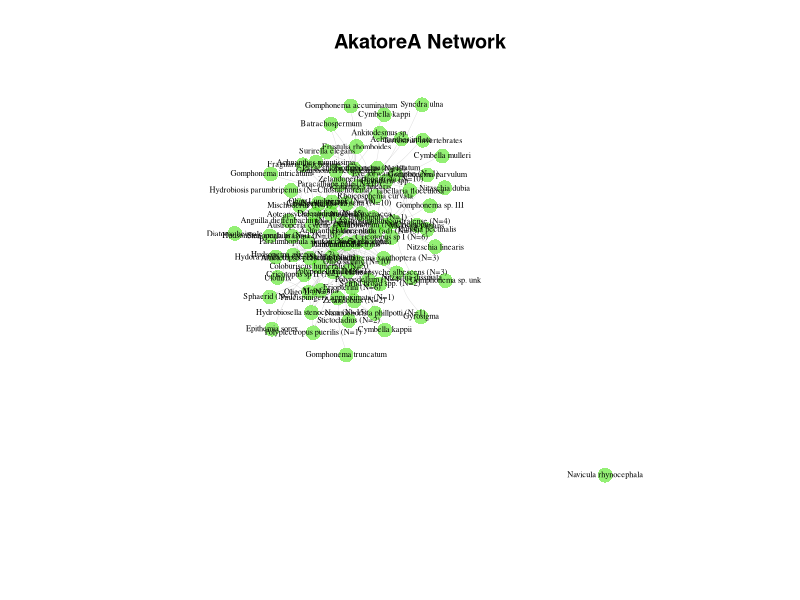
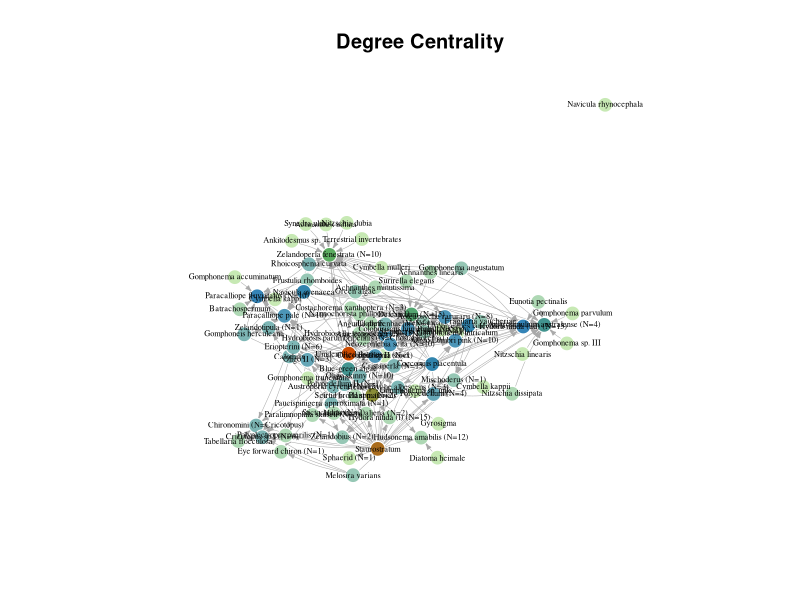
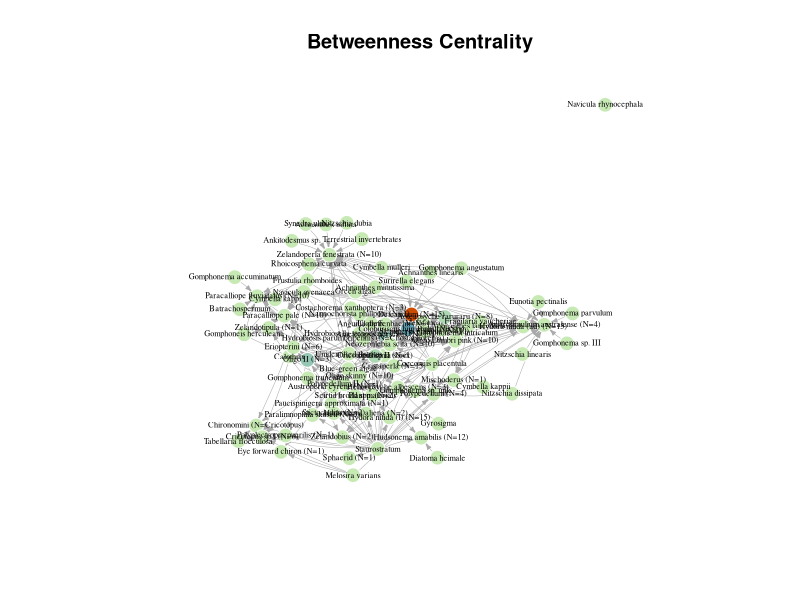
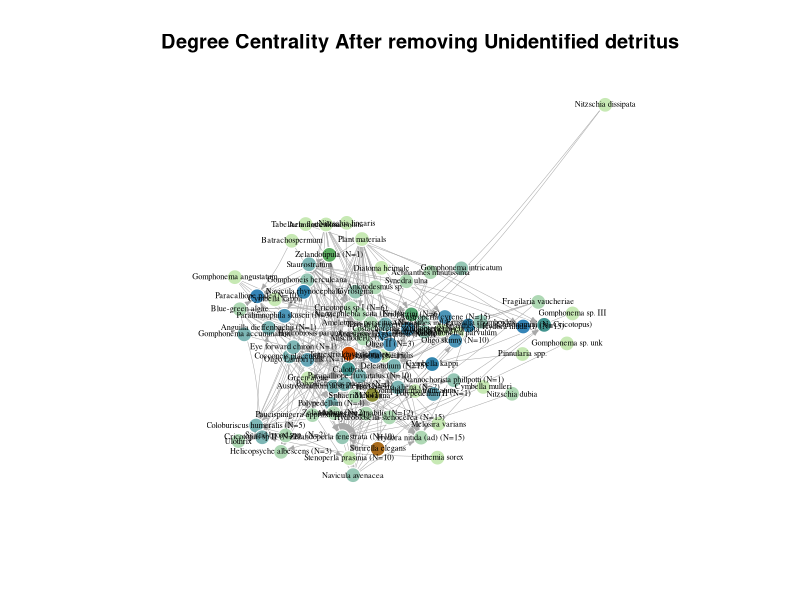
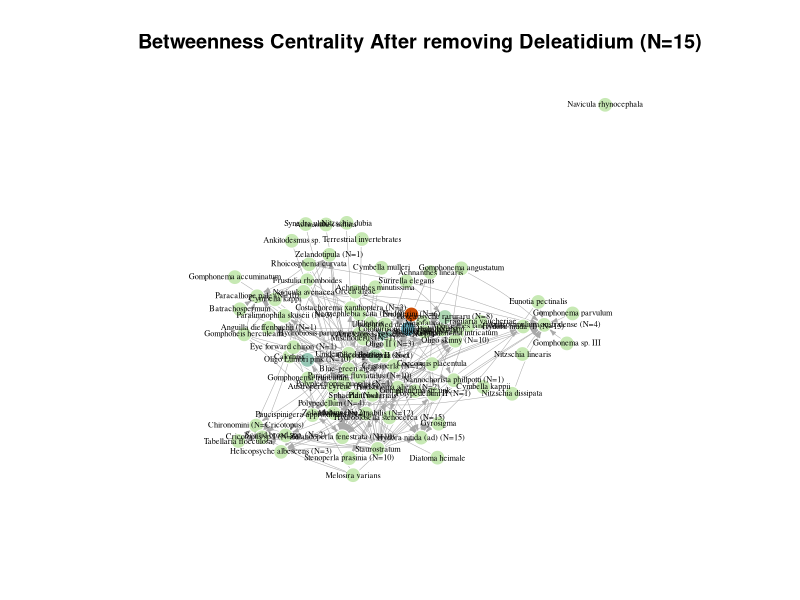
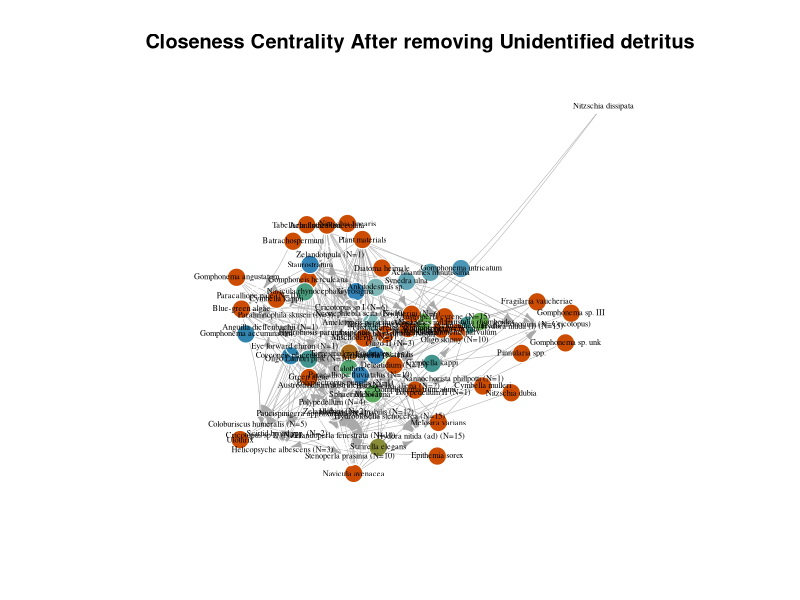
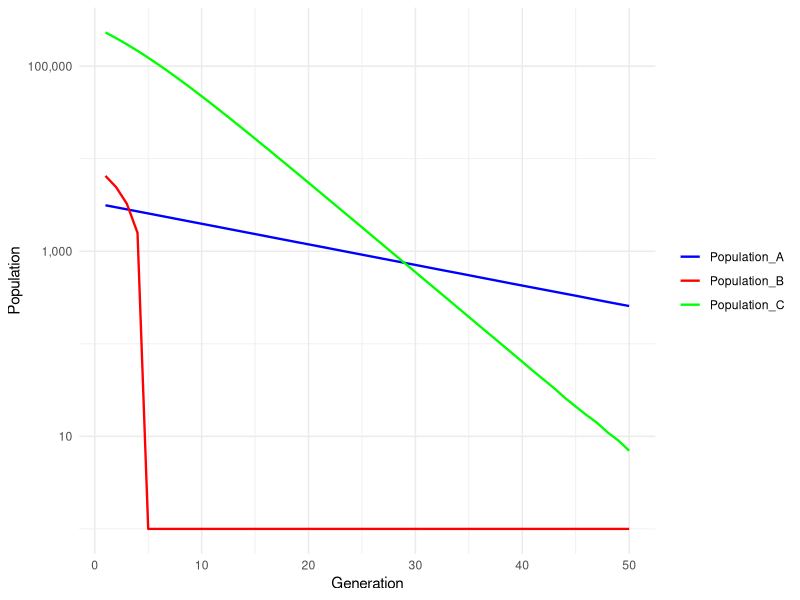
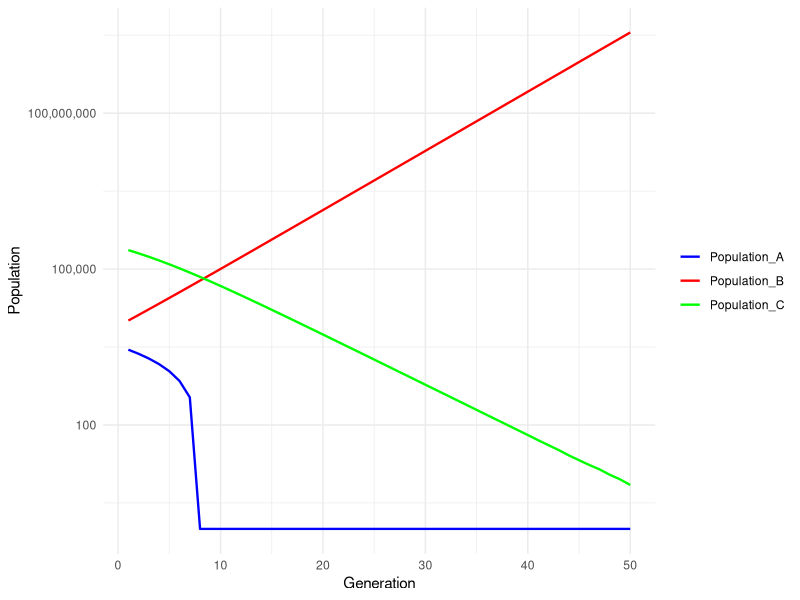

Reproduce these figures in R, in order.
## ---- chunk 1
knitr::opts_chunk$set(echo = TRUE)
## ---- chunk 2
library(igraph)
library(readxl)
library(dplyr)
library(ggplot2)
library(kableExtra)
## ---- chunk 3
data2 <- read_xls("AkatoreA.xls")
## ---- chunk 4
dd1 <- as.data.frame(data2)
rownames(dd1) <- dd1[, 1]
dd1 <- dd1[, -c(1)]
gg2 <- graph_from_adjacency_matrix(as.matrix(dd1), mode = "directed")
## ---- chunk 5
vcount(gg2) #no.of vertices
ecount(gg2) #no.of edges
## ---- chunk 6
# The diameter function gives the longest shortest path in the network.
diameter(gg2, directed = TRUE, unconnected = TRUE, weights=NA)
diameter(gg2, directed = FALSE, unconnected = TRUE, weights=NA)

## ---- chunk 7
# This function gives the pair of nodes with longest shortest path between them in the network
far2_und <- farthest_vertices(gg2,directed = FALSE, weights=NA)
far2_und
# This function gives the pair of nodes with longest shortest path between them in the network
far2_dir <- farthest_vertices(gg2,directed = TRUE, weights=NA)
far2_dir
## ---- chunk 8
from_node <- far2_und$vertices[1]
to_node <-far2_und$vertices[2]

short.path2<-shortest_paths(gg2, from = from_node, to = to_node, weights = NA, mode="all", output = "both")
short.path2$vpath

from_node <- far2_dir$vertices[1]
to_node <-far2_dir$vertices[2]

short.path21<-shortest_paths(gg2, from = from_node, to = to_node, weights = NA, mode="all", output = "both")
short.path21$vpath

## ---- chunk 9
cat("clustering coefficient :", transitivity(gg2, type="localaverage"))
## ---- chunk 10
cat("average path length :", mean_distance(gg2))
## ---- chunk 11

## ---- chunk 12
dgCmat2<- as_adjacency_matrix(gg2)
gg_mat2 <- as.matrix(dgCmat2)
gg_mat2 %>%
  kbl(caption = "Ythan_Estuary Food Web Matrix") %>%
  kable_styling(full_width = F)%>%
  scroll_box(width = "850px", height = "300px")
## ---- chunk 13
number_of_species2 <-ncol(gg_mat2)
results2 <- data.frame(Measure="Number of Species",
                  Value=number_of_species2,
                  stringsAsFactors=FALSE)
results2
## ---- chunk 14
gg_layout <- layout_with_lgl(gg2)
# plot the graph
plot(gg2, 
layout=gg_layout,
vertex.color= rgb(0.3,0.9,0.1, 0.6),
vertex.size= 8, 
vertex.frame.color=NA, 
vertex.label.color="black", 
vertex.label.cex=0.5, 
vertex.label.dist=0, 
edge.curved=0.2,
edge.width=0.4,
edge.arrow.size=0.01,
edge.color= rgb(0.5,0.5,0.5, 0.3),
main="AkatoreA Network")

## ---- chunk 15
row_count2<- rowSums(gg_mat2)
row_count_df2 <-as.data.frame(row_count2)
colnames(row_count_df2) <- "predators"
row_count_df2$Species<-rownames(row_count_df2)
rownames(row_count_df2)<-NULL
row_count_df2<-row_count_df2[,c("Species","predators")]
row_count_df2 %>%
  arrange(-`predators`)%>% 
  kbl(caption = "Number of predators for each species") %>%
  kable_styling(full_width = F)%>%
  scroll_box( height = "400px")
## ---- chunk 16
col_count2<-colSums(gg_mat2)
col_count_df2 <-as.data.frame(col_count2)
colnames(col_count_df2)<- c("prey")
col_count_df2$Species<-rownames(col_count_df2)
rownames(col_count_df2)<-NULL
col_count_df2<-col_count_df2[,c("Species","prey")]
col_count_df2  %>%
  arrange(-`prey`)%>%
  kbl(caption = "Number of prey species eaten by each species") %>%
  kable_styling(full_width = F)%>%
  scroll_box( height = "400px")
## ---- chunk 17
basal2 <- c()
b_count2<-0
for(i in 1:length(col_count2)){
  if(col_count2[i] == 0 ){
    b_count2 = b_count2 + 1
    basal2<-c(basal2,names(col_count2)[i])
  }
}
basal_df2 <- as.data.frame(basal2)
colnames(basal_df2)<-"Basal species"
kbl(basal_df2) %>%
  kable_styling(full_width = F)%>%
  scroll_box( height = "300px")
## ---- chunk 18
top2 <- c()
t_count2<-0
for(i in 1:length(row_count2)){
  if(row_count2[i] == 0 ){
    t_count2 = t_count2 + 1
    top2<-c(top2,names(row_count2)[i])
  }
}
top_df2 <- as.data.frame(top2)
colnames(top_df2)<-"Top species"
kbl(top_df2) %>%
  kable_styling(full_width = F)%>%
  scroll_box( height = "300px")
## ---- chunk 19
i_count2 <- number_of_species2 - (t_count2 + b_count2)
species<-rownames(gg_mat2)
intermediate2<-species[! (species %in% basal2 | species %in% top2) ]
intermediate_df2 <- as.data.frame(intermediate2)
colnames(intermediate_df2)<-"Intermediate species"
kbl(intermediate_df2) %>%
  kable_styling(full_width = F)%>%
  scroll_box( height = "300px")
## ---- chunk 20
prey_ratio2 <- round((b_count2 + i_count2)/(i_count2 +t_count2),1)
results2<-rbind(results2, c("Ratio of Prey to Predators ", prey_ratio2))
print(results2)
## ---- chunk 21
num_predations2 <- sum(gg_mat2)
results2<-rbind(results2, c("Number of Predations ", num_predations2))
## ---- chunk 22
all_possible_links2 = number_of_species2 *  (number_of_species2-1)
connectance2<- round(num_predations2/all_possible_links2,2)
results2<-rbind(results2, c("Connectance", connectance2))

## ---- chunk 23
c_count2<-0
for(i in 1:number_of_species2){
  if(gg_mat2[i,i]!=0){
    c_count2=c_count2+1
  }
}
results2<-rbind(results2, c("Number of Cannibals", c_count2))

## ---- chunk 24
freq_of_one2 <- table(col_count2)[["1"]]
results2<-rbind(results2, c("Number of predators with single prey species", freq_of_one2))
print(results2)
## ---- chunk 25
in_deg2<-degree(gg2, mode="in")
cat(paste0("Highest in-degree="), max(in_deg2),"\n")
which(in_deg2==max(in_deg2))

## ---- chunk 26
out_deg2<-degree(gg2, mode="out")
cat(paste0("Highest out-degree="), max(out_deg2),"\n")
which(out_deg2==max(out_deg2))
## ---- chunk 27
deg_cent2<-degree(gg2)
cat(paste0("Degree centrality="), max(deg_cent2),"\n")
which(deg_cent2==max(deg_cent2))
## ---- chunk 28
bet_cent2 <- betweenness(gg2, weights = NA)
bet_cent2
cat(paste0("Betweenness centrality="),max(bet_cent2),"\n")
which.max(bet_cent2)
## ---- chunk 29
close_cent2<- closeness (gg2, mode="out", normalized = T)
cat(paste0("Closeness centrality"),"\n")
which.max(close_cent2)
## ---- chunk 30
GnBlRe4<-c("#C7E9B4", "#2C7FB8", "#62b357","#CC4C02")
ylGnBl5<-c("#FFFFCC","#C7E9B4","#7FCDBB","#40B6C4","#2C7FB8" ,"#253494")
GnBlRe<-colorRampPalette(GnBlRe4)
fine = 20
lyt <- layout_with_dh(gg2)
## ---- chunk 31
graphCol2 = GnBlRe(fine)[as.numeric(cut(deg_cent2,breaks = fine))]
plot(gg2, vertex.color = graphCol2, main = "Degree Centrality", vertex.label.cex = 0.5, 
     layout = lyt[, 2:1], vertex.size = 8, edge.arrow.size = 0.3, edge.width = 0.5, edge.curved = 0.1, 
     vertex.frame.color = "white", vertex.label.color = "black")
## ---- chunk 32
graphCol2 = GnBlRe(fine)[as.numeric(cut(bet_cent2,breaks = fine))]
plot(gg2, vertex.color = graphCol2, main = "Betweenness Centrality", vertex.label.cex = 0.5, 
     layout = lyt[, 2:1], vertex.size = 8, edge.curved = 0.1, edge.arrow.size = 0.3, edge.width = 0.5,
     vertex.frame.color = "white", vertex.label.color = "black")


## ---- chunk 33


## ---- chunk 34
graphCol2 = GnBlRe(fine)[as.numeric(cut(deg_cent2,breaks = fine))]
gg_sp2<-delete.vertices(gg2, "Unidentified detritus")
gg_sp2<-plot(gg_sp2, vertex.color = graphCol2, main = "Degree Centrality After removing Unidentified detritus", vertex.label.cex = 0.5, 
     layout = lyt[, 2:1], edge.arrow.size = 0.3, vertex.size = 8, edge.curved = 0.1, 
     vertex.frame.color = "white", vertex.label.color = "black", edge.width = 0.5)
## ---- chunk 35
graphCol2 = GnBlRe(fine)[as.numeric(cut(bet_cent2,breaks = fine))]
gg_sp2<-delete.vertices(gg2, "Deleatidium (N=15)")
gg_sp2<-plot(gg_sp2, vertex.color = graphCol2, main = "Betweenness Centrality After removing Deleatidium (N=15)", vertex.label.cex = 0.5, 
     layout = lyt[, 2:1], edge.arrow.size = 0.3, vertex.size = 8, edge.curved = 0.1, 
     vertex.frame.color = "white", vertex.label.color = "black", edge.width = 0.5)
## ---- chunk 36
graphCol2 = GnBlRe(fine)[as.numeric(cut(close_cent2,breaks = fine))]
gg_sp2<-delete.vertices(gg2, "Unidentified detritus")
gg_sp2<-plot(gg_sp2, vertex.color = graphCol2, main = "Closeness Centrality After removing Unidentified detritus", vertex.label.cex = 0.5, 
     layout = lyt[, 2:1], edge.arrow.size = 0.5, vertex.size = 10, edge.curved = 0.1, 
     vertex.frame.color = "white", vertex.label.color = "black", edge.width = 0.5)
## ---- chunk 37
# Function to simulate the agent-based model
simulate_agent_based_model <- function(num_generations, 
                                       initial_pop_A, initial_pop_B, initial_pop_C,
                                       birth_rate_A, birth_rate_B, birth_rate_C,
                                       death_rate_A, death_rate_B, death_rate_C,
                                       consumption_AB, consumption_BC, consumption_C,
                                       removal_ratio_A, removal_ratio_B, removal_ratio_C) {
  
  # Create empty data frame to store results
  model_results <- data.frame(Generation = numeric(),
                              Population_A = numeric(),
                              Population_B = numeric(),
                              Population_C = numeric())
  
  # Initialize populations
  population_A <- initial_pop_A
  population_B <- initial_pop_B
  population_C <- initial_pop_C

  total_resources <- population_A + population_B + population_C
  
  # Simulation loop for each generation
  for (generation in 1:num_generations) {
    # Compute resource consumed by each species
    resource_consumed_AB <- consumption_AB * population_B/total_resources
    resource_consumed_BC <- consumption_BC * population_C/total_resources
    resource_consumed_C <- consumption_C * population_C/total_resources
    
    # Update populations based on birth, death rates, and resource consumption
    new_population_A <- population_A + (birth_rate_A * population_A * resource_consumed_AB) - (death_rate_A * population_A)
    new_population_B <- population_B + (birth_rate_B * population_B * resource_consumed_BC) - (death_rate_B * population_B)
    new_population_C <- population_C + (birth_rate_C * population_C * resource_consumed_C) - (death_rate_C * population_C )
    
    # If removal_ratio is specified, remove a percentage of each species' population
    if (!is.null(removal_ratio_A)) {
      removal_count_A <- round(initial_pop_A * removal_ratio_A)
      new_population_A <- max(new_population_A - removal_count_A, 0)
    }
    
    if (!is.null(removal_ratio_B)) {
      removal_count_B <- round(initial_pop_B * removal_ratio_B)
      new_population_B <- max(new_population_B - removal_count_B, 0)
    }
    
    if (!is.null(removal_ratio_C)) {
      removal_count_C <- round(initial_pop_C * removal_ratio_C)
      new_population_C <- max(new_population_C - removal_count_C, 0)
    }
    
    # Update populations for the next generation
    population_A <- max(round(new_population_A), 0)
    population_B <- max(round(new_population_B), 0)
    population_C <- max(round(new_population_C), 0)
    
    # Store the results for this generation
    model_results <- rbind(model_results, c(generation, population_A, population_B, population_C))
  }
  
  colnames(model_results) <- c("Generation", "Population_A", "Population_B", "Population_C")
  return(model_results)
}

# Parameters for the simulation
num_generations <- 50
initial_pop_A <- 100 * t_count2 # Number of top species 
initial_pop_B <- 1000 * i_count2  # Number of intermediate species
initial_pop_C <- 6000 * b_count2 # Number of basal species (prey)
birth_rate_A <- 0.2
birth_rate_B <- 0.4
birth_rate_C <- 0.8
death_rate_A <- 0.05
death_rate_B <- 0.1
death_rate_C <- 0.2
consumption_AB <- 0.2  # Resource consumption rate of predators (B) by top predators (A)
consumption_BC <- 0.3  # Resource consumption rate of prey (C) by intermediate species (B)
consumption_C <- 0.1 #Resource consumption rate of sunlight, plants etc by prey (C)
removal_ratio_A <- 0  # Proportion of top predator's population to remove
removal_ratio_B <- 0.2  # Proportion of predator's population to remove
removal_ratio_C <- 0  # Proportion of prey's population to remove

# Run the simulation
results <- simulate_agent_based_model(num_generations, 
                                      initial_pop_A, initial_pop_B, initial_pop_C,
                                      birth_rate_A, birth_rate_B, birth_rate_C,
                                      death_rate_A, death_rate_B, death_rate_C,
                                      consumption_AB, consumption_BC, consumption_C,
                                      removal_ratio_A, removal_ratio_B, removal_ratio_C)

# Print the results
print(results)
 results$Population_A[results$Population_A <= 0] <- 1  # Set zero or negative values to 1
 results$Population_B[results$Population_B <= 0] <- 1
 results$Population_C[results$Population_C <= 0] <- 1

# Plot the results with improved aesthetics
ggplot(results, aes(x = Generation)) +
  geom_line(aes(y = Population_A, color = "Population_A"), size = 0.8) +
  geom_line(aes(y = Population_B, color = "Population_B"), size = 0.8) +
  geom_line(aes(y = Population_C, color = "Population_C"), size = 0.8) +
  labs(x = "Generation", y = "Population", color = "Species") +
  scale_x_continuous(breaks = seq(0, num_generations, by = 10)) +  # Custom x-axis breaks
  scale_y_log10(labels = scales::comma) +
  #scale_y_continuous(trans = "log10", breaks = c(100, 1000, 10000, 100000)) +
  #scale_y_continuous(breaks = seq(0, 10000)) +  # Custom y-axis breaks
  scale_color_manual(values = c("Population_A" = "blue", "Population_B" = "red", "Population_C" = "green"))+
  theme_minimal() +
  theme(legend.title = element_blank(),  
        legend.position = "right")

## ---- chunk 38
# Function to simulate the agent-based model
simulate_agent_based_model <- function(num_generations, 
                                       initial_pop_A, initial_pop_B, initial_pop_C,
                                       birth_rate_A, birth_rate_B, birth_rate_C,
                                       death_rate_A, death_rate_B, death_rate_C,
                                       consumption_AB, consumption_BC, consumption_C,
                                       removal_ratio_A, removal_ratio_B, removal_ratio_C) {
  
  # Create empty data frame to store results
  model_results <- data.frame(Generation = numeric(),
                              Population_A = numeric(),
                              Population_B = numeric(),
                              Population_C = numeric())
  
  # Initialize populations
  population_A <- initial_pop_A
  population_B <- initial_pop_B
  population_C <- initial_pop_C
  
  total_resources <- population_A + population_B + population_C
  
  # Simulation loop for each generation
  for (generation in 1:num_generations) {
    # Compute resource consumed by each species
    resource_consumed_AB <- consumption_AB * population_B/total_resources
    resource_consumed_BC <- consumption_BC * population_C/total_resources
    resource_consumed_C <- consumption_C * population_C/total_resources
    
    # Update populations based on birth, death rates, and resource consumption
    new_population_A <- population_A + (birth_rate_A * population_A * resource_consumed_AB) - (death_rate_A * population_A)
    new_population_B <- population_B + (birth_rate_B * population_B) - (death_rate_B * population_B * resource_consumed_BC)
    new_population_C <- population_C + (birth_rate_C * population_C * resource_consumed_C) - (death_rate_C * population_C)
    
    # If removal_ratio is specified, remove a percentage of each species' population
    if (!is.null(removal_ratio_A)) {
      removal_count_A <- round(initial_pop_A * removal_ratio_A)
      new_population_A <- max(new_population_A - removal_count_A, 0)
    }
    
    if (!is.null(removal_ratio_B)) {
      removal_count_B <- round(initial_pop_B * removal_ratio_B)
      new_population_B <- max(new_population_B - removal_count_B, 0)
    }
    
    if (!is.null(removal_ratio_C)) {
      removal_count_C <- round(initial_pop_C * removal_ratio_C)
      new_population_C <- max(new_population_C - removal_count_C, 0)
    }
    
    # Update populations for the next generation
    population_A <- max(round(new_population_A), 0)
    population_B <- max(round(new_population_B), 0)
    population_C <- max(round(new_population_C), 0)
    
    # Store the results for this generation
    model_results <- rbind(model_results, c(generation, population_A, population_B, population_C))
  }
  
  colnames(model_results) <- c("Generation", "Population_A", "Population_B", "Population_C")
  return(model_results)
}

# Parameters for the simulation
num_generations <- 50
initial_pop_A <- 100 * t_count2 # Number of top species 
initial_pop_B <- 1000 * i_count2  # Number of intermediate species
initial_pop_C <- 6000 * b_count2 # Number of basal species (prey)
birth_rate_A <- 0.2
birth_rate_B <- 0.3
birth_rate_C <- 0.8
death_rate_A <- 0.05
death_rate_B <- 0.15
death_rate_C <- 0.2
consumption_AB <- 0.2  # Resource consumption rate of predators (B) by top predators (A)
consumption_BC <- 0.15  # Resource consumption rate of prey (C) by intermediate species (B)
consumption_C <- 0.1 #Resource consumption rate of sunlight, plants etc by prey (C)
removal_ratio_A <- 0.1  # Proportion of top predator's population to remove
removal_ratio_B <- 0  # Proportion of predator's population to remove
removal_ratio_C <- 0  # Proportion of prey's population to remove

# Run the simulation
results <- simulate_agent_based_model(num_generations, 
                                      initial_pop_A, initial_pop_B, initial_pop_C,
                                      birth_rate_A, birth_rate_B, birth_rate_C,
                                      death_rate_A, death_rate_B, death_rate_C,
                                      consumption_AB, consumption_BC, consumption_C,
                                      removal_ratio_A, removal_ratio_B, removal_ratio_C)

# Print the results
print(results)
results$Population_A[results$Population_A <= 0] <- 1  # Set zero or negative values to 1
results$Population_B[results$Population_B <= 0] <- 1
results$Population_C[results$Population_C <= 0] <- 1

# Plot the results with improved aesthetics
ggplot(results, aes(x = Generation)) +
  geom_line(aes(y = Population_A, color = "Population_A"), size = 0.8) +
  geom_line(aes(y = Population_B, color = "Population_B"), size = 0.8) +
  geom_line(aes(y = Population_C, color = "Population_C"), size = 0.8) +
  labs(x = "Generation", y = "Population", color = "Species") +
  scale_x_continuous(breaks = seq(0, num_generations, by = 10)) +  # Custom x-axis breaks
  scale_y_log10(labels = scales::comma) +
  scale_color_manual(values = c("Population_A" = "blue", "Population_B" = "red", "Population_C" = "green"))+
  theme_minimal() +
  theme(legend.title = element_blank(),  
        legend.position = "right")
## ---- chunk 39


## ---- chunk 40
# Function to simulate the agent-based model
simulate_agent_based_model <- function(num_generations, 
                                       initial_pop_A, initial_pop_B, initial_pop_C,
                                       birth_rate_A, birth_rate_B, birth_rate_C,
                                       death_rate_A, death_rate_B, death_rate_C,
                                       consumption_AB, consumption_BC, consumption_C,
                                       removal_ratio_A, removal_ratio_B, removal_ratio_C) {
  
  # Create empty data frame to store results
  model_results <- data.frame(Generation = numeric(),
                              Population_A = numeric(),
                              Population_B = numeric(),
                              Population_C = numeric())
  
  # Initialize populations
  population_A <- initial_pop_A
  population_B <- initial_pop_B
  population_C <- initial_pop_C
  
  total_resources <- population_A + population_B + population_C
  
  # Simulation loop for each generation
  for (generation in 1:num_generations) {
    # Compute resource consumed by each species
    resource_consumed_AB <- consumption_AB * population_B/total_resources
    resource_consumed_BC <- consumption_BC * population_C/total_resources
    resource_consumed_C <- consumption_C * population_C/total_resources
    
    # Update populations based on birth, death rates, and resource consumption
    new_population_A <- population_A + (birth_rate_A * population_A * resource_consumed_AB) - (death_rate_A * population_A)
    new_population_B <- population_B + (birth_rate_B * population_B * resource_consumed_BC) - (death_rate_B * population_B)
    new_population_C <- population_C + (birth_rate_C * population_C * resource_consumed_C) - (death_rate_C * population_C)
    
    # If removal_ratio is specified, remove a percentage of each species' population
    if (!is.null(removal_ratio_A)) {
      removal_count_A <- round(initial_pop_A * removal_ratio_A)
      new_population_A <- max(new_population_A - removal_count_A, 0)
    }
    
    if (!is.null(removal_ratio_B)) {
      removal_count_B <- round(initial_pop_B * removal_ratio_B)
      new_population_B <- max(new_population_B - removal_count_B, 0)
    }
    
    if (!is.null(removal_ratio_C)) {
      removal_count_C <- round(initial_pop_C * removal_ratio_C)
      new_population_C <- max(new_population_C - removal_count_C, 0)
    }
    
    # Update populations for the next generation
    population_A <- max(round(new_population_A), 0)
    population_B <- max(round(new_population_B), 0)
    population_C <- max(round(new_population_C), 0)
    
    # Store the results for this generation
    model_results <- rbind(model_results, c(generation, population_A, population_B, population_C))
  }
  
  colnames(model_results) <- c("Generation", "Population_A", "Population_B", "Population_C")
  return(model_results)
}

# Parameters for the simulation
num_generations <- 50
initial_pop_A <- 100 * t_count2 # Number of top species 
initial_pop_B <- 1000 * i_count2  # Number of intermediate species
initial_pop_C <- 6000 * b_count2 # Number of basal species (prey)
birth_rate_A <- 0.1
birth_rate_B <- 0.15
birth_rate_C <- 0.5
death_rate_A <- 0.05
death_rate_B <- 0.1
death_rate_C <- 0.2
consumption_AB <- 0.4  # Resource consumption rate of predators (B) by top predators (A)
consumption_BC <- 0.2  # Resource consumption rate of prey (C) by intermediate species (B)
consumption_C <- 0.1 #Resource consumption rate of sunlight, plants etc by prey (C)
removal_ratio_A <- 0  # Proportion of top predator's population to remove
removal_ratio_B <- 0  # Proportion of predator's population to remove
removal_ratio_C <- 0.5  # Proportion of prey's population to remove

# Run the simulation
results <- simulate_agent_based_model(num_generations, 
                                      initial_pop_A, initial_pop_B, initial_pop_C,
                                      birth_rate_A, birth_rate_B, birth_rate_C,
                                      death_rate_A, death_rate_B, death_rate_C,
                                      consumption_AB, consumption_BC, consumption_C,
                                      removal_ratio_A, removal_ratio_B, removal_ratio_C)

# Print the results
print(results)
results$Population_A[results$Population_A <= 0] <- 1  # Set zero or negative values to 1
results$Population_B[results$Population_B <= 0] <- 1
results$Population_C[results$Population_C <= 0] <- 1

# Plot the results with improved aesthetics
ggplot(results, aes(x = Generation)) +
  geom_line(aes(y = Population_A, color = "Population_A"), size = 0.8) +
  geom_line(aes(y = Population_B, color = "Population_B"), size = 0.8) +
  geom_line(aes(y = Population_C, color = "Population_C"), size = 0.8) +
  labs(x = "Generation", y = "Population", color = "Species") +
  scale_x_continuous(breaks = seq(0, num_generations, by = 10)) +  # Custom x-axis breaks
  scale_y_log10(labels = scales::comma) +
  scale_color_manual(values = c("Population_A" = "blue", "Population_B" = "red", "Population_C" = "green"))+
  theme_minimal() +
  theme(legend.title = element_blank(),  
        legend.position = "right")
## ---- chunk 41

## ---- chunk 42

## ---- chunk 43


## ---- chunk 44
